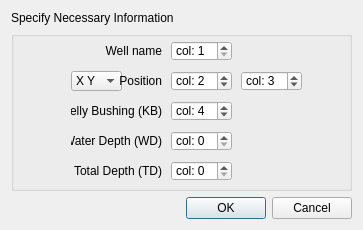
<?xml version="1.0" encoding="UTF-8"?>
<ui version="4.0">
 <class>format_definition_Dialog</class>
 <widget class="QDialog" name="format_definition_Dialog">
  <property name="geometry">
   <rect>
    <x>0</x>
    <y>0</y>
    <width>363</width>
    <height>226</height>
   </rect>
  </property>
  <property name="windowTitle">
   <string>Format Definition</string>
  </property>
  <layout class="QVBoxLayout" name="verticalLayout">
   <item>
    <widget class="QLabel" name="label">
     <property name="maximumSize">
      <size>
       <width>16777215</width>
       <height>20</height>
      </size>
     </property>
     <property name="text">
      <string>Specify Necessary Information</string>
     </property>
    </widget>
   </item>
   <item>
    <widget class="QGroupBox" name="groupBox">
     <property name="minimumSize">
      <size>
       <width>300</width>
       <height>160</height>
      </size>
     </property>
     <property name="maximumSize">
      <size>
       <width>16777215</width>
       <height>160</height>
      </size>
     </property>
     <property name="title">
      <string/>
     </property>
     <widget class="QComboBox" name="comboBox">
      <property name="geometry">
       <rect>
        <x>60</x>
        <y>40</y>
        <width>51</width>
        <height>20</height>
       </rect>
      </property>
      <item>
       <property name="text">
        <string>X Y</string>
       </property>
      </item>
      <item>
       <property name="text">
        <string>Inl Crl</string>
       </property>
      </item>
     </widget>
     <widget class="QLabel" name="label_2">
      <property name="geometry">
       <rect>
        <x>90</x>
        <y>10</y>
        <width>61</width>
        <height>20</height>
       </rect>
      </property>
      <property name="text">
       <string>Well name</string>
      </property>
      <property name="alignment">
       <set>Qt::AlignRight|Qt::AlignTrailing|Qt::AlignVCenter</set>
      </property>
     </widget>
     <widget class="QSpinBox" name="wel_name_spinBox">
      <property name="geometry">
       <rect>
        <x>160</x>
        <y>10</y>
        <width>61</width>
        <height>20</height>
       </rect>
      </property>
      <property name="specialValueText">
       <string/>
      </property>
      <property name="prefix">
       <string>col: </string>
      </property>
      <property name="minimum">
       <number>1</number>
      </property>
      <property name="value">
       <number>1</number>
      </property>
     </widget>
     <widget class="QSpinBox" name="x_spinBox">
      <property name="geometry">
       <rect>
        <x>160</x>
        <y>40</y>
        <width>61</width>
        <height>20</height>
       </rect>
      </property>
      <property name="specialValueText">
       <string>col:</string>
      </property>
      <property name="prefix">
       <string>col: </string>
      </property>
      <property name="minimum">
       <number>1</number>
      </property>
      <property name="value">
       <number>2</number>
      </property>
     </widget>
     <widget class="QLabel" name="label_3">
      <property name="geometry">
       <rect>
        <x>90</x>
        <y>40</y>
        <width>61</width>
        <height>20</height>
       </rect>
      </property>
      <property name="text">
       <string>Position</string>
      </property>
      <property name="alignment">
       <set>Qt::AlignRight|Qt::AlignTrailing|Qt::AlignVCenter</set>
      </property>
     </widget>
     <widget class="QSpinBox" name="kb_spinBox">
      <property name="geometry">
       <rect>
        <x>160</x>
        <y>70</y>
        <width>61</width>
        <height>20</height>
       </rect>
      </property>
      <property name="specialValueText">
       <string/>
      </property>
      <property name="prefix">
       <string>col: </string>
      </property>
      <property name="value">
       <number>4</number>
      </property>
     </widget>
     <widget class="QSpinBox" name="wd_spinBox">
      <property name="geometry">
       <rect>
        <x>160</x>
        <y>100</y>
        <width>61</width>
        <height>20</height>
       </rect>
      </property>
      <property name="specialValueText">
       <string/>
      </property>
      <property name="prefix">
       <string>col: </string>
      </property>
     </widget>
     <widget class="QSpinBox" name="y_spinBox">
      <property name="geometry">
       <rect>
        <x>230</x>
        <y>40</y>
        <width>61</width>
        <height>20</height>
       </rect>
      </property>
      <property name="specialValueText">
       <string/>
      </property>
      <property name="prefix">
       <string>col: </string>
      </property>
      <property name="minimum">
       <number>1</number>
      </property>
      <property name="value">
       <number>3</number>
      </property>
     </widget>
     <widget class="QLabel" name="label_4">
      <property name="geometry">
       <rect>
        <x>60</x>
        <y>70</y>
        <width>91</width>
        <height>20</height>
       </rect>
      </property>
      <property name="text">
       <string>Kelly Bushing (KB)</string>
      </property>
      <property name="alignment">
       <set>Qt::AlignRight|Qt::AlignTrailing|Qt::AlignVCenter</set>
      </property>
     </widget>
     <widget class="QLabel" name="label_5">
      <property name="geometry">
       <rect>
        <x>60</x>
        <y>100</y>
        <width>91</width>
        <height>20</height>
       </rect>
      </property>
      <property name="text">
       <string>Water Depth (WD)</string>
      </property>
      <property name="alignment">
       <set>Qt::AlignRight|Qt::AlignTrailing|Qt::AlignVCenter</set>
      </property>
     </widget>
     <widget class="QSpinBox" name="td_spinBox">
      <property name="geometry">
       <rect>
        <x>160</x>
        <y>130</y>
        <width>61</width>
        <height>20</height>
       </rect>
      </property>
      <property name="specialValueText">
       <string/>
      </property>
      <property name="prefix">
       <string>col: </string>
      </property>
     </widget>
     <widget class="QLabel" name="label_6">
      <property name="geometry">
       <rect>
        <x>60</x>
        <y>130</y>
        <width>91</width>
        <height>20</height>
       </rect>
      </property>
      <property name="text">
       <string>Total Depth (TD)</string>
      </property>
      <property name="alignment">
       <set>Qt::AlignRight|Qt::AlignTrailing|Qt::AlignVCenter</set>
      </property>
     </widget>
    </widget>
   </item>
   <item>
    <widget class="QDialogButtonBox" name="buttonBox">
     <property name="standardButtons">
      <set>QDialogButtonBox::Cancel|QDialogButtonBox::Ok</set>
     </property>
    </widget>
   </item>
  </layout>
 </widget>
 <resources/>
 <connections>
  <connection>
   <sender>buttonBox</sender>
   <signal>rejected()</signal>
   <receiver>format_definition_Dialog</receiver>
   <slot>close()</slot>
   <hints>
    <hint type="sourcelabel">
     <x>181</x>
     <y>205</y>
    </hint>
    <hint type="destinationlabel">
     <x>181</x>
     <y>112</y>
    </hint>
   </hints>
  </connection>
 </connections>
</ui>
